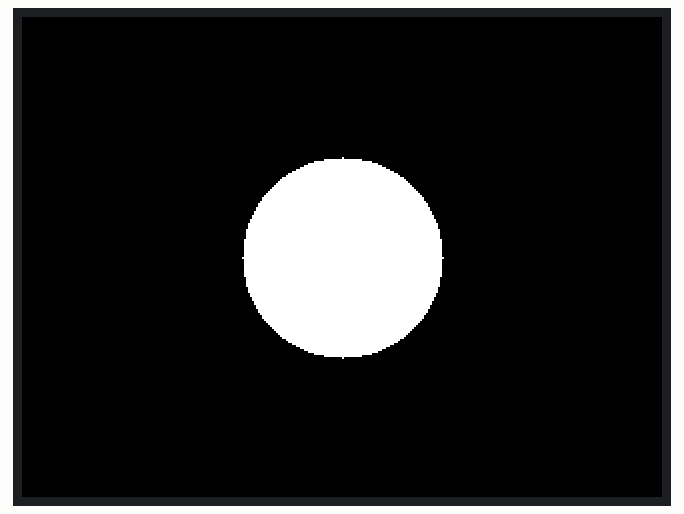
Simulated run of this sketch. Board: Arduino Uno, built with avr-gcc and run on an emulated ATmega328P. Shown: 320×240 colour display. At 0.4 s the program stops and its outputs stay as they are.

Above: at 0.5 s.

The sketch:

circle.ino
```cpp
#include <Adafruit_GFX.h>
#include <MCUFRIEND_kbv.h>

// Pin definitions for TFT display
#define LCD_CS A3
#define LCD_CD A2
#define LCD_WR A1
#define LCD_RD A0
#define LCD_RST A4

// Initialize the TFT display
MCUFRIEND_kbv tft;

// Image dimensions
#define TFT_WIDTH 320
#define TFT_HEIGHT 240

void setup() {
  // Initialize the TFT display
  tft.begin(0x9341); // Pass the display controller ID

  // Set the rotation of the display (optional)
  tft.setRotation(1);
}

void loop() {
  // Display the circle pixel on the TFT display
  tft.fillScreen(0x0000); // Clear the screen

  int centerX = TFT_WIDTH / 2; // X-coordinate of the center of the circle
  int centerY = TFT_HEIGHT / 2; // Y-coordinate of the center of the circle
  int radius = 50; // Radius of the circle

  for (int y = centerY - radius; y <= centerY + radius; y++) {
    for (int x = centerX - radius; x <= centerX + radius; x++) {
      if ((x - centerX) * (x - centerX) + (y - centerY) * (y - centerY) <= radius * radius) {
        tft.drawPixel(x, y, 0xFFFF); // White color for circle pixels
      }
    }
  }

  while (true) {} // Optional: Stop the loop to display the image once
}
/*circle*/
```
